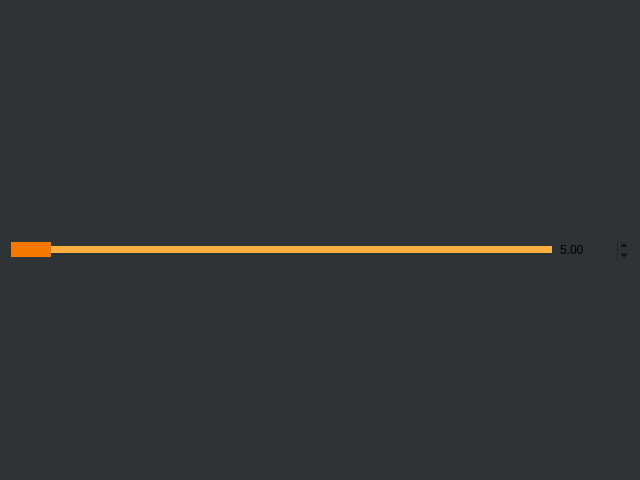
<?xml version="1.0" encoding="UTF-8"?>
<ui version="4.0">
 <class>Dialog</class>
 <widget class="QDialog" name="Dialog">
  <property name="geometry">
   <rect>
    <x>0</x>
    <y>0</y>
    <width>640</width>
    <height>480</height>
   </rect>
  </property>
  <property name="palette">
   <palette>
    <active>
     <colorrole role="WindowText">
      <brush brushstyle="SolidPattern">
       <color alpha="255">
        <red>255</red>
        <green>255</green>
        <blue>255</blue>
       </color>
      </brush>
     </colorrole>
     <colorrole role="Button">
      <brush brushstyle="SolidPattern">
       <color alpha="255">
        <red>46</red>
        <green>52</green>
        <blue>54</blue>
       </color>
      </brush>
     </colorrole>
     <colorrole role="Light">
      <brush brushstyle="SolidPattern">
       <color alpha="255">
        <red>69</red>
        <green>78</green>
        <blue>81</blue>
       </color>
      </brush>
     </colorrole>
     <colorrole role="Midlight">
      <brush brushstyle="SolidPattern">
       <color alpha="255">
        <red>57</red>
        <green>65</green>
        <blue>67</blue>
       </color>
      </brush>
     </colorrole>
     <colorrole role="Dark">
      <brush brushstyle="SolidPattern">
       <color alpha="255">
        <red>23</red>
        <green>26</green>
        <blue>27</blue>
       </color>
      </brush>
     </colorrole>
     <colorrole role="Mid">
      <brush brushstyle="SolidPattern">
       <color alpha="255">
        <red>30</red>
        <green>34</green>
        <blue>36</blue>
       </color>
      </brush>
     </colorrole>
     <colorrole role="Text">
      <brush brushstyle="SolidPattern">
       <color alpha="255">
        <red>255</red>
        <green>255</green>
        <blue>255</blue>
       </color>
      </brush>
     </colorrole>
     <colorrole role="BrightText">
      <brush brushstyle="SolidPattern">
       <color alpha="255">
        <red>255</red>
        <green>255</green>
        <blue>255</blue>
       </color>
      </brush>
     </colorrole>
     <colorrole role="ButtonText">
      <brush brushstyle="SolidPattern">
       <color alpha="255">
        <red>255</red>
        <green>255</green>
        <blue>255</blue>
       </color>
      </brush>
     </colorrole>
     <colorrole role="Base">
      <brush brushstyle="SolidPattern">
       <color alpha="255">
        <red>0</red>
        <green>0</green>
        <blue>0</blue>
       </color>
      </brush>
     </colorrole>
     <colorrole role="Window">
      <brush brushstyle="SolidPattern">
       <color alpha="255">
        <red>46</red>
        <green>52</green>
        <blue>54</blue>
       </color>
      </brush>
     </colorrole>
     <colorrole role="Shadow">
      <brush brushstyle="SolidPattern">
       <color alpha="255">
        <red>0</red>
        <green>0</green>
        <blue>0</blue>
       </color>
      </brush>
     </colorrole>
     <colorrole role="AlternateBase">
      <brush brushstyle="SolidPattern">
       <color alpha="255">
        <red>23</red>
        <green>26</green>
        <blue>27</blue>
       </color>
      </brush>
     </colorrole>
     <colorrole role="ToolTipBase">
      <brush brushstyle="SolidPattern">
       <color alpha="255">
        <red>255</red>
        <green>255</green>
        <blue>220</blue>
       </color>
      </brush>
     </colorrole>
     <colorrole role="ToolTipText">
      <brush brushstyle="SolidPattern">
       <color alpha="255">
        <red>0</red>
        <green>0</green>
        <blue>0</blue>
       </color>
      </brush>
     </colorrole>
    </active>
    <inactive>
     <colorrole role="WindowText">
      <brush brushstyle="SolidPattern">
       <color alpha="255">
        <red>255</red>
        <green>255</green>
        <blue>255</blue>
       </color>
      </brush>
     </colorrole>
     <colorrole role="Button">
      <brush brushstyle="SolidPattern">
       <color alpha="255">
        <red>46</red>
        <green>52</green>
        <blue>54</blue>
       </color>
      </brush>
     </colorrole>
     <colorrole role="Light">
      <brush brushstyle="SolidPattern">
       <color alpha="255">
        <red>69</red>
        <green>78</green>
        <blue>81</blue>
       </color>
      </brush>
     </colorrole>
     <colorrole role="Midlight">
      <brush brushstyle="SolidPattern">
       <color alpha="255">
        <red>57</red>
        <green>65</green>
        <blue>67</blue>
       </color>
      </brush>
     </colorrole>
     <colorrole role="Dark">
      <brush brushstyle="SolidPattern">
       <color alpha="255">
        <red>23</red>
        <green>26</green>
        <blue>27</blue>
       </color>
      </brush>
     </colorrole>
     <colorrole role="Mid">
      <brush brushstyle="SolidPattern">
       <color alpha="255">
        <red>30</red>
        <green>34</green>
        <blue>36</blue>
       </color>
      </brush>
     </colorrole>
     <colorrole role="Text">
      <brush brushstyle="SolidPattern">
       <color alpha="255">
        <red>255</red>
        <green>255</green>
        <blue>255</blue>
       </color>
      </brush>
     </colorrole>
     <colorrole role="BrightText">
      <brush brushstyle="SolidPattern">
       <color alpha="255">
        <red>255</red>
        <green>255</green>
        <blue>255</blue>
       </color>
      </brush>
     </colorrole>
     <colorrole role="ButtonText">
      <brush brushstyle="SolidPattern">
       <color alpha="255">
        <red>255</red>
        <green>255</green>
        <blue>255</blue>
       </color>
      </brush>
     </colorrole>
     <colorrole role="Base">
      <brush brushstyle="SolidPattern">
       <color alpha="255">
        <red>0</red>
        <green>0</green>
        <blue>0</blue>
       </color>
      </brush>
     </colorrole>
     <colorrole role="Window">
      <brush brushstyle="SolidPattern">
       <color alpha="255">
        <red>46</red>
        <green>52</green>
        <blue>54</blue>
       </color>
      </brush>
     </colorrole>
     <colorrole role="Shadow">
      <brush brushstyle="SolidPattern">
       <color alpha="255">
        <red>0</red>
        <green>0</green>
        <blue>0</blue>
       </color>
      </brush>
     </colorrole>
     <colorrole role="AlternateBase">
      <brush brushstyle="SolidPattern">
       <color alpha="255">
        <red>23</red>
        <green>26</green>
        <blue>27</blue>
       </color>
      </brush>
     </colorrole>
     <colorrole role="ToolTipBase">
      <brush brushstyle="SolidPattern">
       <color alpha="255">
        <red>255</red>
        <green>255</green>
        <blue>220</blue>
       </color>
      </brush>
     </colorrole>
     <colorrole role="ToolTipText">
      <brush brushstyle="SolidPattern">
       <color alpha="255">
        <red>0</red>
        <green>0</green>
        <blue>0</blue>
       </color>
      </brush>
     </colorrole>
    </inactive>
    <disabled>
     <colorrole role="WindowText">
      <brush brushstyle="SolidPattern">
       <color alpha="255">
        <red>23</red>
        <green>26</green>
        <blue>27</blue>
       </color>
      </brush>
     </colorrole>
     <colorrole role="Button">
      <brush brushstyle="SolidPattern">
       <color alpha="255">
        <red>46</red>
        <green>52</green>
        <blue>54</blue>
       </color>
      </brush>
     </colorrole>
     <colorrole role="Light">
      <brush brushstyle="SolidPattern">
       <color alpha="255">
        <red>69</red>
        <green>78</green>
        <blue>81</blue>
       </color>
      </brush>
     </colorrole>
     <colorrole role="Midlight">
      <brush brushstyle="SolidPattern">
       <color alpha="255">
        <red>57</red>
        <green>65</green>
        <blue>67</blue>
       </color>
      </brush>
     </colorrole>
     <colorrole role="Dark">
      <brush brushstyle="SolidPattern">
       <color alpha="255">
        <red>23</red>
        <green>26</green>
        <blue>27</blue>
       </color>
      </brush>
     </colorrole>
     <colorrole role="Mid">
      <brush brushstyle="SolidPattern">
       <color alpha="255">
        <red>30</red>
        <green>34</green>
        <blue>36</blue>
       </color>
      </brush>
     </colorrole>
     <colorrole role="Text">
      <brush brushstyle="SolidPattern">
       <color alpha="255">
        <red>23</red>
        <green>26</green>
        <blue>27</blue>
       </color>
      </brush>
     </colorrole>
     <colorrole role="BrightText">
      <brush brushstyle="SolidPattern">
       <color alpha="255">
        <red>255</red>
        <green>255</green>
        <blue>255</blue>
       </color>
      </brush>
     </colorrole>
     <colorrole role="ButtonText">
      <brush brushstyle="SolidPattern">
       <color alpha="255">
        <red>23</red>
        <green>26</green>
        <blue>27</blue>
       </color>
      </brush>
     </colorrole>
     <colorrole role="Base">
      <brush brushstyle="SolidPattern">
       <color alpha="255">
        <red>46</red>
        <green>52</green>
        <blue>54</blue>
       </color>
      </brush>
     </colorrole>
     <colorrole role="Window">
      <brush brushstyle="SolidPattern">
       <color alpha="255">
        <red>46</red>
        <green>52</green>
        <blue>54</blue>
       </color>
      </brush>
     </colorrole>
     <colorrole role="Shadow">
      <brush brushstyle="SolidPattern">
       <color alpha="255">
        <red>0</red>
        <green>0</green>
        <blue>0</blue>
       </color>
      </brush>
     </colorrole>
     <colorrole role="AlternateBase">
      <brush brushstyle="SolidPattern">
       <color alpha="255">
        <red>46</red>
        <green>52</green>
        <blue>54</blue>
       </color>
      </brush>
     </colorrole>
     <colorrole role="ToolTipBase">
      <brush brushstyle="SolidPattern">
       <color alpha="255">
        <red>255</red>
        <green>255</green>
        <blue>220</blue>
       </color>
      </brush>
     </colorrole>
     <colorrole role="ToolTipText">
      <brush brushstyle="SolidPattern">
       <color alpha="255">
        <red>0</red>
        <green>0</green>
        <blue>0</blue>
       </color>
      </brush>
     </colorrole>
    </disabled>
   </palette>
  </property>
  <property name="focusPolicy">
   <enum>Qt::StrongFocus</enum>
  </property>
  <property name="windowTitle">
   <string>MainWindow</string>
  </property>
  <property name="styleSheet">
   <string notr="true"/>
  </property>
  <layout class="QVBoxLayout" name="verticalLayout">
   <item>
    <layout class="QHBoxLayout" name="colorsLayoutWrapper">
     <item>
      <layout class="QHBoxLayout" name="colorsLayout"/>
     </item>
     <item>
      <spacer name="horizontalSpacer">
       <property name="orientation">
        <enum>Qt::Horizontal</enum>
       </property>
       <property name="sizeHint" stdset="0">
        <size>
         <width>40</width>
         <height>20</height>
        </size>
       </property>
      </spacer>
     </item>
    </layout>
   </item>
   <item>
    <layout class="QHBoxLayout" name="glowSpeedLayout">
     <item>
      <widget class="QSlider" name="glowSpeedSlider">
       <property name="focusPolicy">
        <enum>Qt::NoFocus</enum>
       </property>
       <property name="styleSheet">
        <string notr="true"> QSlider::groove:horizontal {
     background: #fcaf3e;
     position: absolute; /* absolutely position 4px from the left and right of the widget. setting margins on the widget should work too... */
     top: 4px; bottom: 4px;
 }
QSlider::groove:horizontal:!enabled {
    background: #d3d7cf;
}

QSlider::handle:horizontal {
     background: #f57900;
     width: 40px;
     margin: -4 0px; /* expand outside the groove */
 }
QSlider::handle:horizontal:!enabled {
    background: #babdb6;
}
</string>
       </property>
       <property name="maximum">
        <number>15000</number>
       </property>
       <property name="singleStep">
        <number>10</number>
       </property>
       <property name="pageStep">
        <number>1000</number>
       </property>
       <property name="orientation">
        <enum>Qt::Horizontal</enum>
       </property>
       <property name="tickPosition">
        <enum>QSlider::NoTicks</enum>
       </property>
      </widget>
     </item>
     <item>
      <widget class="QDoubleSpinBox" name="glowSpeedSpinBox">
       <property name="focusPolicy">
        <enum>Qt::WheelFocus</enum>
       </property>
       <property name="styleSheet">
        <string notr="true">QDoubleSpinBox { background: #2e3436; }</string>
       </property>
       <property name="frame">
        <bool>false</bool>
       </property>
       <property name="minimum">
        <double>0.000000000000000</double>
       </property>
       <property name="maximum">
        <double>3600.000000000000000</double>
       </property>
       <property name="singleStep">
        <double>0.100000000000000</double>
       </property>
       <property name="value">
        <double>5.000000000000000</double>
       </property>
      </widget>
     </item>
    </layout>
   </item>
   <item>
    <layout class="QHBoxLayout" name="filtersLayout"/>
   </item>
  </layout>
 </widget>
 <layoutdefault spacing="6" margin="11"/>
 <resources/>
 <connections/>
</ui>
